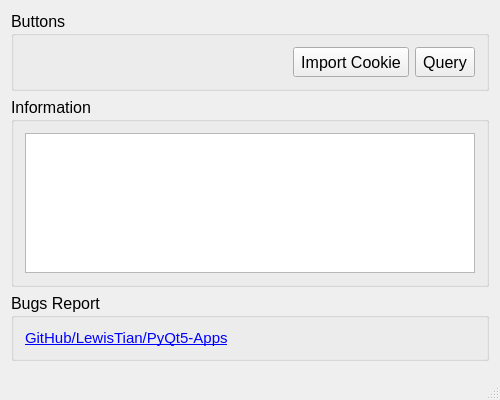
<?xml version="1.0" encoding="UTF-8"?>
<ui version="4.0">
 <class>MWin</class>
 <widget class="QMainWindow" name="MWin">
  <property name="geometry">
   <rect>
    <x>0</x>
    <y>0</y>
    <width>500</width>
    <height>400</height>
   </rect>
  </property>
  <property name="font">
   <font>
    <family>Adobe Devanagari</family>
    <pointsize>12</pointsize>
   </font>
  </property>
  <property name="windowTitle">
   <string>华科研究生成绩查询</string>
  </property>
  <property name="windowIcon">
   <iconset resource="res.qrc">
    <normaloff>:/images/smart-hust.ico</normaloff>:/images/smart-hust.ico</iconset>
  </property>
  <widget class="QWidget" name="centralWidget">
   <layout class="QVBoxLayout" name="verticalLayout_2">
    <item>
     <widget class="QGroupBox" name="groupBox">
      <property name="font">
       <font>
        <family>Arial</family>
       </font>
      </property>
      <property name="title">
       <string>Buttons</string>
      </property>
      <layout class="QHBoxLayout" name="horizontalLayout">
       <item>
        <spacer name="horizontalSpacer">
         <property name="orientation">
          <enum>Qt::Horizontal</enum>
         </property>
         <property name="sizeHint" stdset="0">
          <size>
           <width>40</width>
           <height>20</height>
          </size>
         </property>
        </spacer>
       </item>
       <item>
        <widget class="QToolButton" name="in_cookie">
         <property name="minimumSize">
          <size>
           <width>0</width>
           <height>30</height>
          </size>
         </property>
         <property name="font">
          <font>
           <family>Arial</family>
           <pointsize>12</pointsize>
          </font>
         </property>
         <property name="cursor">
          <cursorShape>PointingHandCursor</cursorShape>
         </property>
         <property name="text">
          <string>Import Cookie</string>
         </property>
        </widget>
       </item>
       <item>
        <widget class="QToolButton" name="start">
         <property name="minimumSize">
          <size>
           <width>0</width>
           <height>30</height>
          </size>
         </property>
         <property name="font">
          <font>
           <family>Arial</family>
           <pointsize>12</pointsize>
          </font>
         </property>
         <property name="cursor">
          <cursorShape>PointingHandCursor</cursorShape>
         </property>
         <property name="text">
          <string>Query</string>
         </property>
        </widget>
       </item>
      </layout>
     </widget>
    </item>
    <item>
     <widget class="QGroupBox" name="groupBox_2">
      <property name="font">
       <font>
        <family>Arial</family>
       </font>
      </property>
      <property name="title">
       <string>Information</string>
      </property>
      <layout class="QVBoxLayout" name="verticalLayout">
       <item>
        <widget class="QTextEdit" name="result"/>
       </item>
      </layout>
     </widget>
    </item>
    <item>
     <widget class="QGroupBox" name="groupBox_3">
      <property name="font">
       <font>
        <family>Arial</family>
        <pointsize>12</pointsize>
       </font>
      </property>
      <property name="title">
       <string>Bugs Report</string>
      </property>
      <layout class="QVBoxLayout" name="verticalLayout_3">
       <item>
        <widget class="QLabel" name="label">
         <property name="font">
          <font>
           <family>Arial</family>
           <pointsize>11</pointsize>
          </font>
         </property>
         <property name="text">
          <string>&lt;html&gt;&lt;head/&gt;&lt;body&gt;&lt;p&gt;&lt;a href='https://github.com/LewisTian/PyQt5-Apps'&gt;GitHub/LewisTian/PyQt5-Apps&lt;/a&gt;&lt;/p&gt;&lt;/body&gt;&lt;/html&gt;</string>
         </property>
         <property name="openExternalLinks">
          <bool>true</bool>
         </property>
        </widget>
       </item>
      </layout>
     </widget>
    </item>
   </layout>
  </widget>
  <widget class="QStatusBar" name="statusBar"/>
 </widget>
 <layoutdefault spacing="6" margin="11"/>
 <resources>
  <include location="res.qrc"/>
 </resources>
 <connections/>
</ui>
